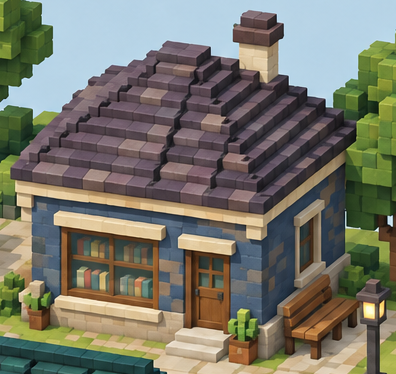
#> input picture aigake/experiments/voxel-walk-lab-20260909/art-comparison-20260923/woodland/references/crops/books.png, 396 x 374 px
$ python prepare-reference.py
#> lines starting #> are read from the running program, lines starting #| are printed output that depends on the picture; after the words box and inside, x2 and y2 are one past the last pixel; in counts of white or black regions, pixels touching at a corner belong together
"""Analysis masks only: never repaint or regenerate the approved source image.
The original crop remains the human comparison. Background trees confuse the
generic foreground detector, so explicitly observed object bounds are recorded.
"""
import hashlib,json,subprocess,sys
from pathlib import Path
from PIL import Image,ImageDraw
root=Path(__file__).resolve().parent
source=root/'../../references/crops/books.png';e=root/'evidence';e.mkdir(exist_ok=True)
points=[(11,181),(11,170),(25,165),(25,153),(40,150),(40,138),(56,134),(56,121),(72,116),(72,101),(88,96),(88,82),(111,77),(111,65),(144,60),(144,50),(160,42),(190,39),(213,46),(213,60),(234,64),(239,41),(232,36),(232,24),(241,22),(241,13),(257,9),(276,17),(276,26),(283,28),(283,41),(273,45),(273,80),(295,90),(295,103),(311,109),(311,121),(328,129),(328,142),(350,151),(353,170),(338,180),(338,278),(354,286),(357,279),(374,279),(384,286),(384,301),(377,306),(377,349),(370,357),(352,350),(355,333),(342,335),(342,351),(330,360),(322,358),(322,344),(306,347),(305,360),(293,363),(281,359),(280,349),(274,351),(273,372),(249,374),(232,368),(228,359),(199,351),(177,346),(173,333),(50,319),(44,329),(27,326),(27,315),(21,319),(12,311),(17,300),(20,284),(29,281),(33,207),(16,204)]
im=Image.open(source).convert('RGBA');mask=Image.new('L',im.size,0);ImageDraw.Draw(mask).polygon(points,fill=255)
#> after `mask = Image.new('L', im.size, 0)`: mask: PIL image 396x374 L; every value is 0
#> after `ImageDraw.Draw(mask).polygon(points, fill=255)`:
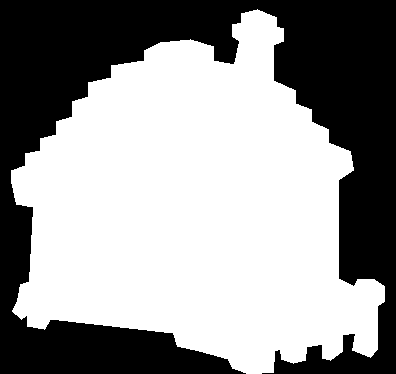
#> mask: PIL image 396x374 L; 59.2% white; 1 black region, box (x1, y1, x2, y2) and area: (0, 0, 396, 374) 60414
im.putalpha(mask);im.save(e/'reference-object.png')
#> after `im.putalpha(mask)`:
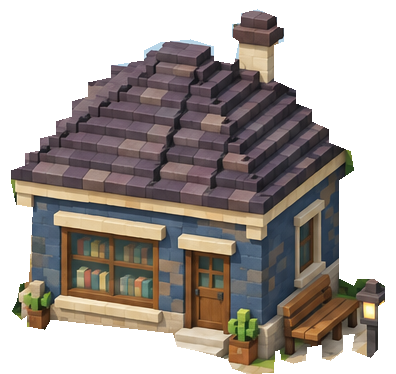
#> im: PIL image 396x374 RGBA; mean R, G, B, A 119.5, 118.7, 106.1, 151; transparent parts drawn white
sil=Image.new('RGBA',im.size,(104,104,104,0));sil.putalpha(mask);sil.save(e/'reference-mask.png')
#> after `sil.putalpha(mask)`:
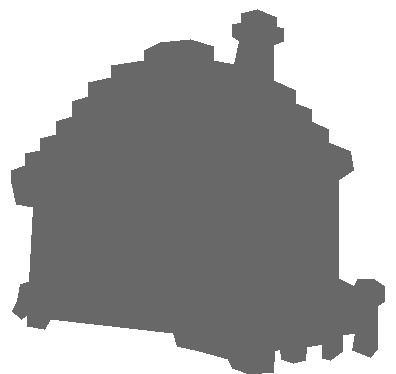
#> sil: PIL image 396x374 RGBA; mean R, G, B, A 104, 104, 104, 151; transparent parts drawn white
(e/'reference-mask-provenance.json').write_text(json.dumps({'source':'../../references/crops/books.png','sha256':hashlib.sha256(source.read_bytes()).hexdigest(),'points':points,'method':'Manual observed silhouette polygon, source RGB unchanged inside; plant occlusion and stepped roof perimeter approximate; NOT replacement artwork.','scope':'Bookshop, side bench, two pots and streetlight; surrounding vegetation and neighbour roofs excluded.'},indent=2),encoding='utf-8')
script=Path('C:/Users/iyomu/.codex/skills/img2threejs/forge/stage1_intake/check_reference_admission.py')
for inp,out in [(source,e/'raw-reference-admission.json'),(e/'reference-object.png',root/'reference-admission.json')]:
#> (the run stopped early here; a loop or call above may not have finished)

$ run again, with aigake/experiments/voxel-walk-lab-20260909/art-comparison-20260923/woodland/references/crops/cafe.png copied over aigake/experiments/voxel-walk-lab-20260909/art-comparison-20260923/woodland/references/crops/books.png
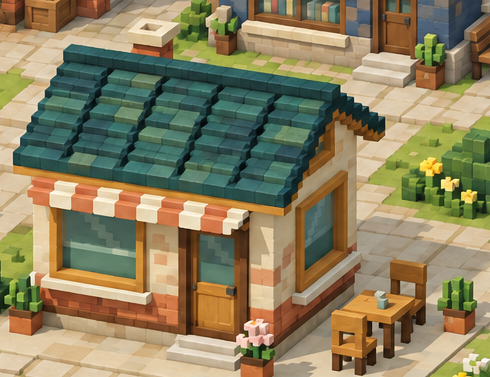
#> input picture aigake/experiments/voxel-walk-lab-20260909/art-comparison-20260923/woodland/references/crops/cafe.png, 490 x 377 px
#> mask: PIL image 490x377 L; every value is 0
#> `ImageDraw.Draw(mask).polygon(points, fill=255)`:
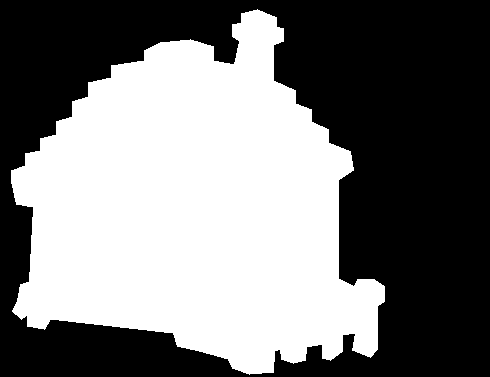
#> mask: PIL image 490x377 L; 47.5% white; 1 white region, box (x1, y1, x2, y2) and area: (11, 9, 385, 375) 87691
#> `sil.putalpha(mask)`:
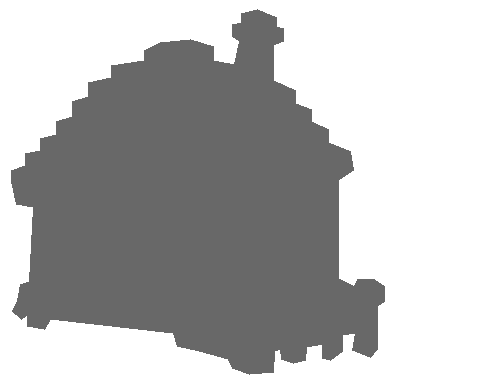
#> sil: PIL image 490x377 RGBA; mean R, G, B, A 104, 104, 104, 121; transparent parts drawn white
